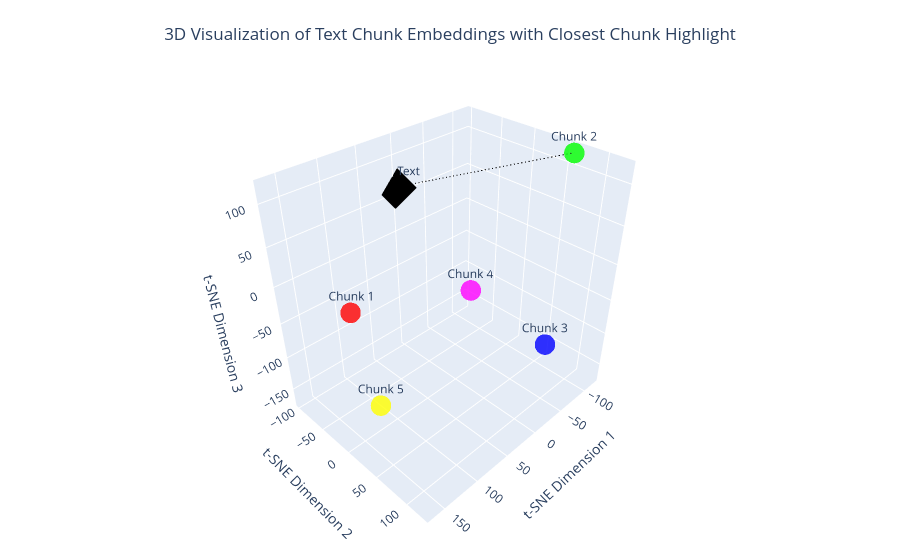

Notebook code for this chart:
### Code cell
import numpy as np
import plotly.graph_objects as go
from sklearn.metrics.pairwise import cosine_similarity
from sentence_transformers import SentenceTransformer
from sklearn.manifold import TSNE
from langchain_text_splitters import RecursiveCharacterTextSplitter

# Sample text about transformers
text = """
The Transformer architecture has become a cornerstone of modern natural language processing. 
It introduced self-attention mechanisms that allow models to weigh the importance of different words in a sequence. 
This innovation led to breakthrough models like BERT and GPT, which achieve remarkable results across many language tasks."""

# Local embedding model (no API key; same embedder as 2.1-local-rag)
embedder = SentenceTransformer("BAAI/bge-small-en-v1.5")

# Function to process the text and generate embeddings
def process_text(text, chunk_size=100, chunk_overlap=20):
    text_splitter = RecursiveCharacterTextSplitter(
        chunk_size=chunk_size,
        chunk_overlap=chunk_overlap
    )
    chunks = text_splitter.split_text(text)
    vectors = embedder.encode(chunks)
    return chunks, np.array(vectors)

# Process the original text
chunks, vectors_array = process_text(text)

# Reduce dimensionality with t-SNE for original chunks
perplexity = min(5, len(vectors_array) - 1)
tsne = TSNE(n_components=3, random_state=42, perplexity=perplexity)
reduced_vectors = tsne.fit_transform(vectors_array)

# Define colors
colors = ['#FF0000', '#00FF00', '#0000FF', '#FF00FF', '#FFFF00', '#00FFFF', 
          '#FFA500', '#800080', '#008000', '#FFC0CB']

# Visualization function
def visualize_with_new_text(new_text, chunk_size=100, chunk_overlap=20):
    # Embed the new text
    new_embedding = embedder.encode(new_text)
    new_embedding_array = np.array(new_embedding).reshape(1, -1)
    
    # Combine the new embedding with original embeddings for visualization
    combined_vectors = np.vstack([vectors_array, new_embedding_array])
    
    # Apply t-SNE again with the combined embeddings
    perplexity = min(5, len(combined_vectors) - 1)
    tsne = TSNE(n_components=3, random_state=42, perplexity=perplexity)
    reduced_combined_vectors = tsne.fit_transform(combined_vectors)
    
    # Extract original and new reduced vectors
    reduced_vectors = reduced_combined_vectors[:-1]
    new_reduced_vector = reduced_combined_vectors[-1]
    
    # Find the closest chunk with cosine similarity in the ORIGINAL embedding space.
    # t-SNE is only for the picture: it does not preserve distances, so never search in it.
    similarities = cosine_similarity(new_embedding_array, vectors_array).flatten()
    closest_idx = np.argmax(similarities)
    closest_chunk = chunks[closest_idx]
    
    # Create 3D visualization
    fig = go.Figure(data=[
        # Original chunks
        go.Scatter3d(
            x=reduced_vectors[:, 0],
            y=reduced_vectors[:, 1],
            z=reduced_vectors[:, 2],
            mode='markers+text',
            text=[f"Chunk {i+1}" for i in range(len(chunks))],
            hovertext=chunks,
            marker=dict(
                size=12,
                color=[colors[i % len(colors)] for i in range(len(chunks))],
                opacity=0.8,
                symbol='circle'
            ),
            textposition='top center'
        ),
        # New text
        go.Scatter3d(
            x=[new_reduced_vector[0]],
            y=[new_reduced_vector[1]],
            z=[new_reduced_vector[2]],
            mode='markers+text',
            text=["New Text"],
            hovertext=[new_text],
            marker=dict(
                size=14,
                color='black',
                opacity=1.0,
                symbol='diamond'
            ),
            textposition='top center'
        ),
        # Line connecting new text to closest chunk
        go.Scatter3d(
            x=[new_reduced_vector[0], reduced_vectors[closest_idx, 0]],
            y=[new_reduced_vector[1], reduced_vectors[closest_idx, 1]],
            z=[new_reduced_vector[2], reduced_vectors[closest_idx, 2]],
            mode='lines',
            line=dict(
                color='black',
                width=2,
                dash='dash'
            ),
            hoverinfo='none'
        )
    ])

    # Update layout for better readability
    fig.update_layout(
        scene=dict(
            xaxis_title="t-SNE Dimension 1",
            yaxis_title="t-SNE Dimension 2", 
            zaxis_title="t-SNE Dimension 3",
            camera=dict(
                up=dict(x=0, y=0, z=1),
                center=dict(x=0, y=0, z=0),
                eye=dict(x=1.5, y=1.5, z=1.5)
            )
        ),
        title={
            'text': "3D Visualization of Text Chunk Embeddings with Closest Chunk Highlight",
            'y':0.95,
            'x':0.5,
            'xanchor': 'center',
            'yanchor': 'top'
        },
        showlegend=False,
        margin=dict(l=0, r=0, t=30, b=0)
    )

    fig.show()
    print(f"Closest chunk to the new text: {closest_chunk}\nCosine similarity: {similarities[closest_idx]:.4f}")

# Example usage with a new text
new_text = "What is the role of self-attention in transformers?"
visualize_with_new_text(new_text)

### Figure 1 — Plotly figure (JSON) as saved in the notebook; plotly's stock layout.template omitted (floating-point values rounded to 4 significant figures)
{"data": [{"hovertext": ["The Transformer architecture has become a cornerstone of modern natural language processing.", "It introduced self-attention mechanisms that allow models to weigh the importance of different", "of different words in a sequence.", "This innovation led to breakthrough models like BERT and GPT, which achieve remarkable results", "remarkable results across many language tasks."], "marker": {"color": ["#FF0000", "#00FF00", "#0000FF", "#FF00FF", "#FFFF00"], "opacity": 0.8, "size": 12, "symbol": "circle"}, "mode": "markers+text", "text": ["Chunk 1", "Chunk 2", "Chunk 3", "Chunk 4", "Chunk 5"], "textposition": "top center", "type": "scatter3d", "x": [165.4, -118.7, -11.04, -96.85, 105.4], "y": [21.53, 61.98, 124.5, -66.48, -24.77], "z": [28.67, 117.0, -53.33, -117.7, -169.3]}, {"hovertext": ["What is the role of self-attention in transformers?"], "marker": {"color": "black", "opacity": 1, "size": 14, "symbol": "diamond"}, "mode": "markers+text", "text": ["New Text"], "textposition": "top center", "type": "scatter3d", "x": [3.251], "y": [-98.42], "z": [62.67]}, {"hoverinfo": "none", "line": {"color": "black", "dash": "dash", "width": 2}, "mode": "lines", "type": "scatter3d", "x": [3.251, -118.7], "y": [-98.42, 61.98], "z": [62.67, 117.0]}], "layout": {"margin": {"b": 0, "l": 0, "r": 0, "t": 30}, "scene": {"camera": {"center": {"x": 0, "y": 0, "z": 0}, "eye": {"x": 1.5, "y": 1.5, "z": 1.5}, "up": {"x": 0, "y": 0, "z": 1}}, "xaxis": {"title": {"text": "t-SNE Dimension 1"}}, "yaxis": {"title": {"text": "t-SNE Dimension 2"}}, "zaxis": {"title": {"text": "t-SNE Dimension 3"}}}, "showlegend": false, "title": {"text": "3D Visualization of Text Chunk Embeddings with Closest Chunk Highlight", "x": 0.5, "xanchor": "center", "y": 0.95, "yanchor": "top"}}}
